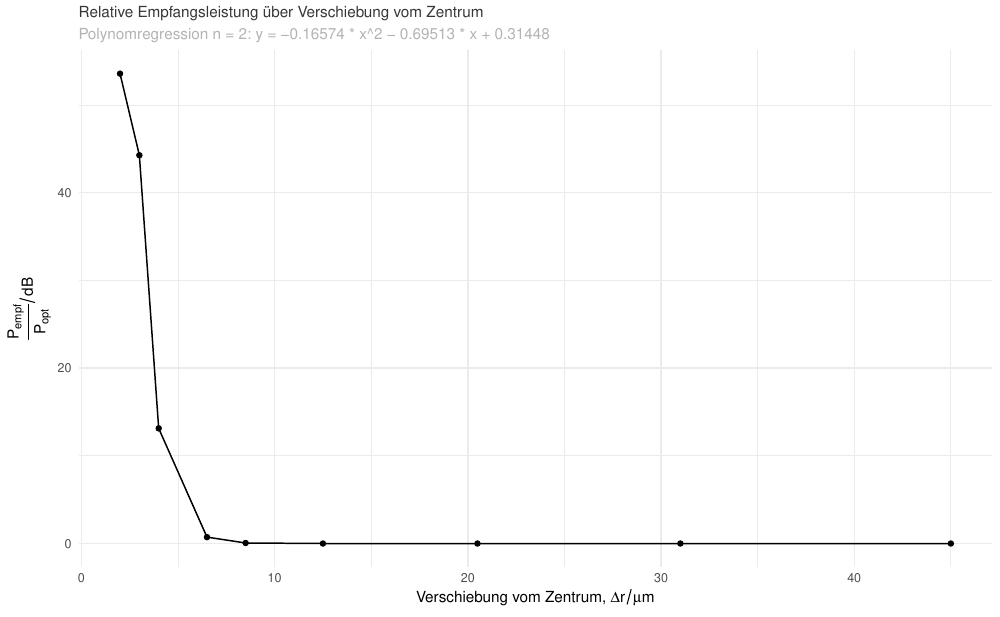

Reproduce this figure in R.
library(ggplot2)
library(latex2exp)

width    <- 10
height   <- 0.618 * width
pdfName  <- "radius.pdf"

data <- read.csv("radius.csv")

plot <- ggplot(data = data, aes(x=r, y=D)) +
  theme_minimal() +

  theme(plot.title    = element_text(color = "gray21", size=1.6180339887498948^5),
        plot.subtitle = element_text(color = "grey70", size=1.6180339887498948^5)) +

  ggtitle("Relative Empfangsleistung über Verschiebung vom Zentrum") +
  labs(subtitle = "Polynomregression n = 2: y = -0.16574 * x^2 - 0.69513 * x + 0.31448") +

  xlab(TeX('Verschiebung vom Zentrum, $\\Delta r / \\mu m$'))+
  ylab(TeX('$\\frac{P_{empf}}{P_{opt}} / dB$'))+
  geom_point() +
  geom_line()

pdf(pdfName, width, height)
plot
